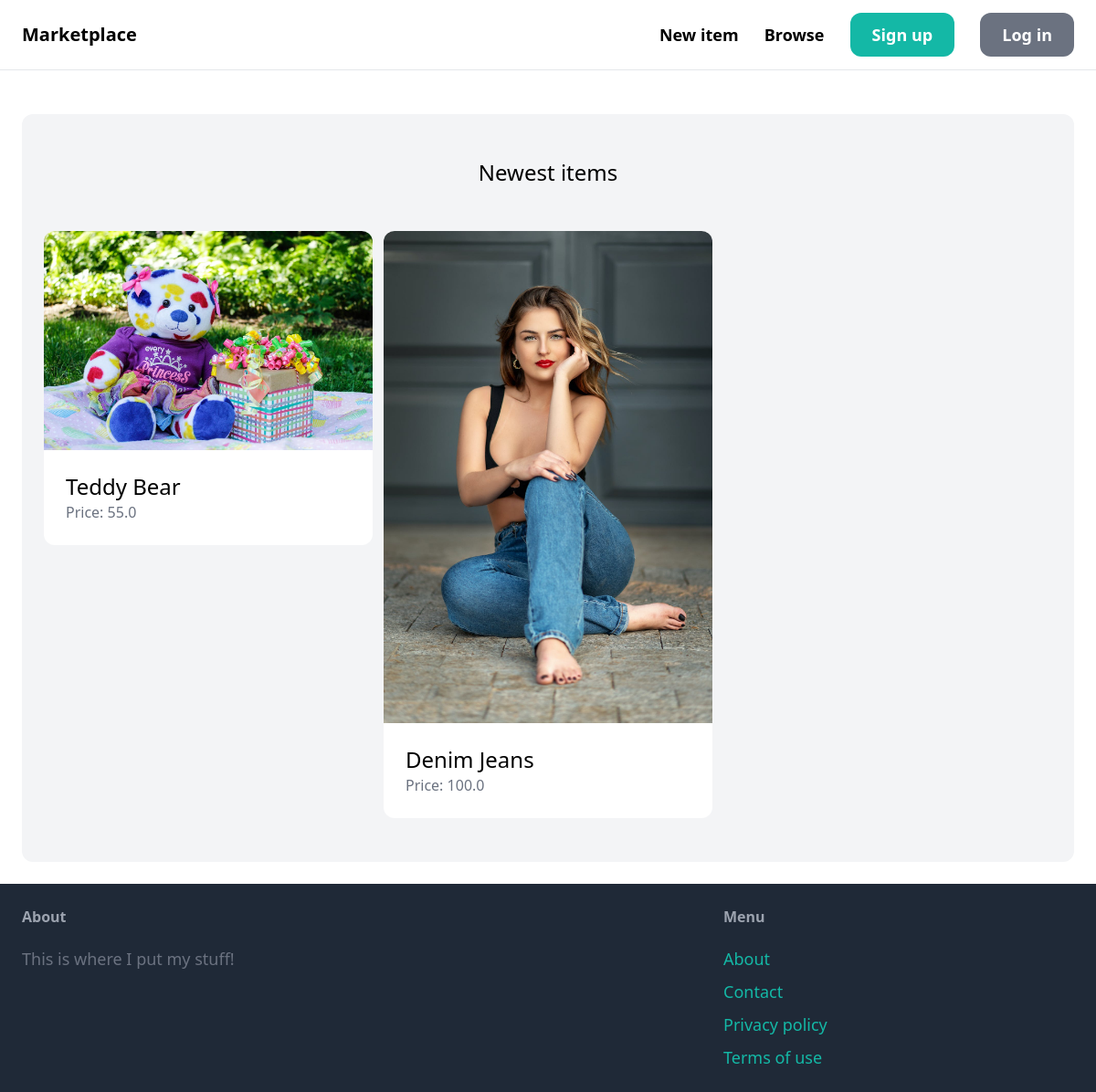
Before: / with the older database file.
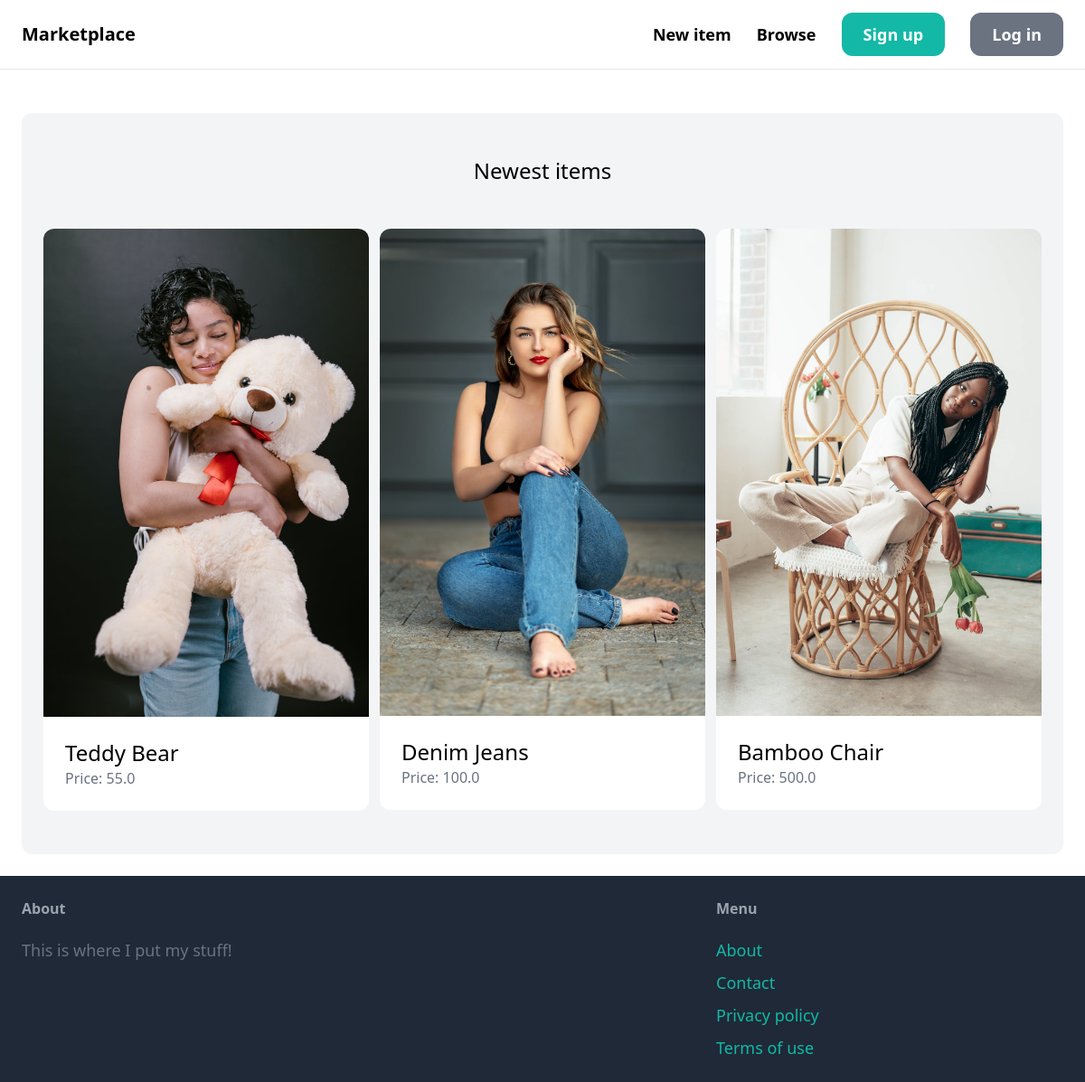
After: the same page with the newer database file.
### item/models.py (models this page shows, shortened)
class Item(models.Model):
    category = models.ForeignKey(Category, related_name='items', on_delete=models.CASCADE)
    name = models.CharField(max_length=255)
    description = models.TextField(blank=True, null=True)
    price = models.FloatField()
    image = models.ImageField(upload_to='item_images', blank=True, null=True)
    is_sold = models.BooleanField(default=False)
    created_by = models.ForeignKey(User, related_name='items', on_delete=models.CASCADE)
    created_at = models.DateTimeField(auto_now_add=True)

### core/views.py (the view)
# urls.py: path('', index, name='index'),
def index(request):
    items = Item.objects.filter(is_sold=False)[0:6]
    categories = Category.objects.all()
    return render(request, 'core/index.html', {
        'categories': categories,
        'items': items,
    })

### core/templates/core/index.html
{% extends 'core/base.html'%} {% block title %}Welcome{% endblock %}
{% block content %}
<div class="mt-6 px-6 py-12 bg-gray-100 rounded-xl">
  <h2 class="mb-12 text-2xl text-center">Newest items</h2>
  <div class="grid grid-cols-3 gap-3">
    {% for item in items %}
    <div>
      <a href="#">
        <div>
          <img src="{{ item.image.url }}" class="rounded-t-xl" />
        </div>
        <div class="p-6 bg-white rounded-b-xl">
          <h2 class="text-2xl">{{ item.name }}</h2>
          <p class="text-gray-500">Price: {{ item.price }}</p>
        </div>
      </a>
    </div>
    {% endfor %}
  </div>
</div>
{% endblock %}

### core/templates/core/base.html (shortened to what this page needs)
<!DOCTYPE html>
<html lang="en">
  <head>
    <script src="https://cdn.tailwindcss.com"></script>
  </head>
  <body>
    <nav
      class="px-6 py-6 flex justify-between items-center border-b border-gray-200"
    >
      <a href="/" class="text-xl font-semibold">Marketplace</a>
      <div class="space-x-6">
        <a href="/" class="text-lg font-semibold hover:text-gray-500"
          >New item</a
        >
        <a href="/" class="text-lg font-semibold hover:text-gray-500">Browse</a>
        <a
          href="/"
          class="px-6 py-3 text-lg font-semibold bg-teal-500 text-white rounded-xl hover:bg-teal-700"
          >Sign up</a
        >
        <a
          href="/"
          class="px-6 py-3 text-lg font-semibold bg-gray-500 text-white rounded-xl hover:bg-gray-700"
          >Log in</a
        >
      </div>
    </nav>
    <div class="px-6 py-6">{% block content %} {% endblock %}</div>
    <footer class="py-6 px-6 flex justify-between bg-gray-800">
      <div class="w-2/3 pr-10">
        <h3 class="mb-5 font-semibold text-gray-400">About</h3>
        <p class="text-lg text-gray-500">This is where I put my stuff!</p>
      </div>
        <div class="w-1/3">
          <h3 class="mb-5 font-semibold text-gray-400">Menu</h3>
          <ul class="space-y-2">
            <li class>
              <a href="#" class="text-lg text-teal-500 hover:text-teal-700"
                >About</a
              >
            </li>
            <li class>
              <a href="{% url 'contact' %}" class="text-lg text-teal-500 hover:text-teal-700"
                >Contact</a
              >
            </li>
            <li class>
              <a href="#" class="text-lg text-teal-500 hover:text-teal-700"
                >Privacy policy</a
              >
            </li>
            <li class>
              <a href="#" class="text-lg text-teal-500 hover:text-teal-700"
                >Terms of use</a
              >
            </li>
          </ul>
        </div>
    </footer>
  </body>
</html>

Changed rows visible on the page:
changed Item "Teddy Bear": image: a different picture
added Item: image (picture), name "Bamboo Chair", price "500.0"
